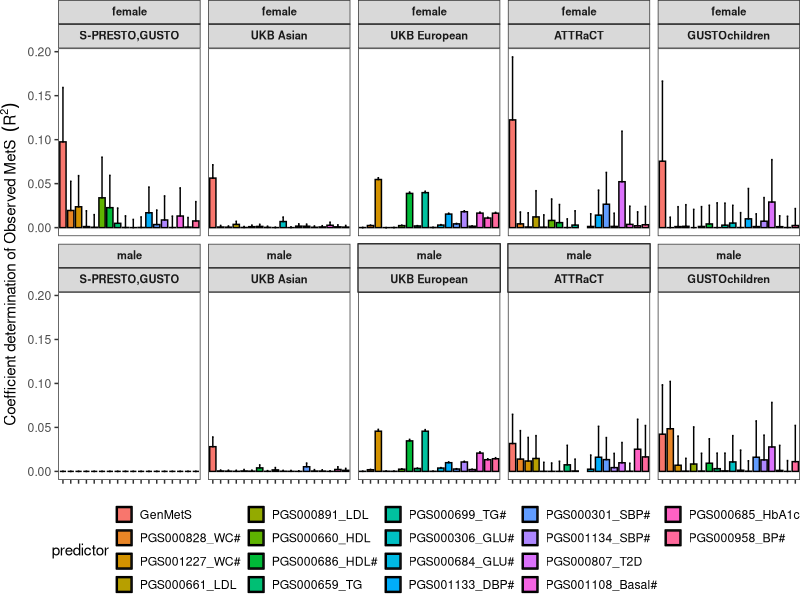

Here is the R script that generated this plot:
#############################################
#Pan Hong
#
#18PRS=GenMetS+17PRSfromliterature
#benchmarking GenMetS and 17 PRSs in explaining
#Observed MetS by R2. 
#Nov 22, 2023
##############################################
rm(list=ls())
library(data.table)
library(dplyr)
library(ggplot2)
library(RColorBrewer)
library(ggpubr)
theme_set(theme_pubr())

blues <- brewer.pal(9, "Blues")
blue_range <- colorRampPalette(blues)

dplot <- fread("data_GenMetS_to_ObsMetS_for_plot.txt")

#change the display order
dplot$cohort <- factor(dplot$cohort,
                     levels=c( "S-PRESTO,GUSTO", "UKB Asian", "UKB European",
                               "ATTRaCT", "GUSTOchildren"))


dplot$predictor <- factor(dplot$predictor,
                                 levels=c(  "GenMetS",                         
                                                "PRS_PGS000828_WC1",
                                                "PRS_PGS001227_WC2",
                                                "PRS_PGS000661_LDL1",              
                                                "PRS_PGS000891_LDL2",
                                                "PRS_PGS000660_HDL1",
                                                "PRS_PGS000686_HDL2",
                                                "PRS_PGS000659_TG1" ,              
                                                "PRS_PGS000699_TG2" ,
                                                "PRS_PGS000306_GLU1",              
                                                "PRS_PGS000684_GLU2",
                                                "PRS_PGS001133_DBP" ,              
                                                "PRS_PGS000301_SBP1",
                                                "PRS_PGS001134_SBP2",              
                                                "PRS_PGS000807_T2D" ,
                                                "PRS_PGS001108_BasalMetabolicRate",
                                                "PRS_PGS000685_HbA1c", 
                                                "PRS_PGS000958_BP"         
                                 ),
                                 labels=c("GenMetS",
                                              "PGS000828_WC#",
                                              "PGS001227_WC#",
                                              "PGS000661_LDL",              
                                              "PGS000891_LDL",
                                              "PGS000660_HDL",
                                              "PGS000686_HDL#",
                                              "PGS000659_TG" ,              
                                              "PGS000699_TG#" ,
                                              "PGS000306_GLU#",              
                                              "PGS000684_GLU#",
                                              "PGS001133_DBP#" ,              
                                              "PGS000301_SBP#",
                                              "PGS001134_SBP#",              
                                              "PGS000807_T2D" ,
                                              "PGS001108_Basal#",
                                              "PGS000685_HbA1c#", 
                                              "PGS000958_BP#"    
                                 ))



ggplot(data=dplot, aes(x=predictor, y=R2, fill=predictor)) +
  geom_bar(stat="identity", color="black", position=position_dodge(), width=0.8)+
  geom_errorbar(aes(ymin=R2, ymax=high), width=.2,position=position_dodge(.9)) +
  #scale_fill_manual(values = blue_range(3)) +
  facet_wrap(vars(sex,cohort), ncol=5 )+
  theme_bw() + 
  labs(y=expression ("Coefficient determination of Observed MetS "~(R^2)))  +
  theme(
    legend.position = "bottom",
    legend.key=element_rect(colour="black"),
    legend.key.size = unit(0.4, 'cm'),
    strip.text = element_text(size = 8, face = "bold",hjust = 0.5, vjust = 0.9),
    axis.title.x = element_blank(),
    axis.text.x = element_blank(),
    panel.grid = element_blank(),
    plot.margin = unit(rep(0,4), "cm") 
  )
 


pdfv1="barplot_18PRS_to_ObsMetS.pdf"
imgv1="barplot_18PRS_to_ObsMetS.tiff"
ggsave(imgv1, width = 8.4, height =5.34,units = "in", dpi = 300, compression = "lzw")
ggsave(pdfv1, width = 8.4, height =5.34,units = "in")

  
